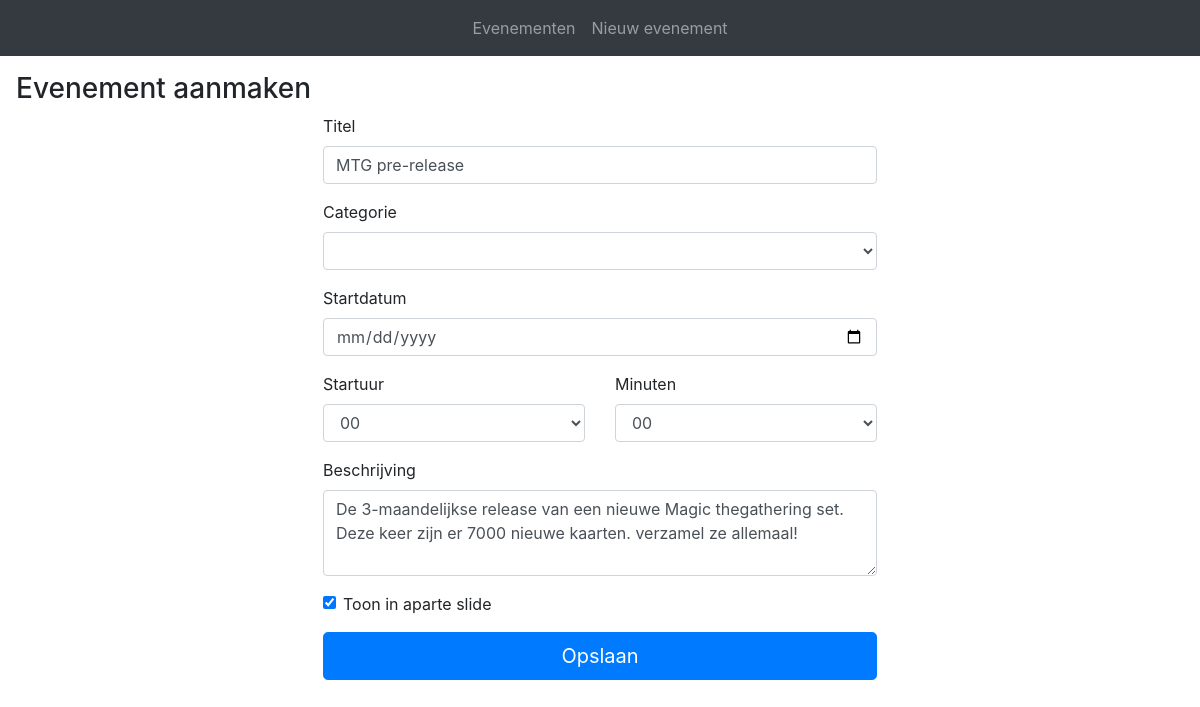
Screenshot of /views/event/form.php?edit=1 with the database file from the repository.
### tables this page shows
CREATE TABLE `event` (
  `event_id` int(11) NOT NULL,
  `title` varchar(100) DEFAULT NULL,
  `long_desc` varchar(500) DEFAULT NULL,
  `show_seperate` bit(1) NOT NULL DEFAULT b'0',
  `category_id` int(11) DEFAULT NULL,
  `start_date` timestamp NOT NULL DEFAULT CURRENT_TIMESTAMP
);

### src/DBConnection.php (called while the page is built, shortened)
<?php
class DBConnection
{
    private $connection = null;
    public function getConnection()
    {
        return $this->connection;
    }
    private function makeDbConnection()
    {
        $servername = "localhost";
        $username = "hqgamesbe_kiosk";
        $password = "Hs*kiosk2018*";
        $dbname = "hqgamesbe_kiosk";
        try {
            $conn = new PDO("mysql:host=$servername;dbname=$dbname", $username, $password);
            $conn->setAttribute(PDO::ATTR_ERRMODE, PDO::ERRMODE_EXCEPTION);
            $this->connection = $conn;
        } catch (PDOException $e) {
            echo "Connection failed: " . $e->getMessage();
        }
    }
    public function getEventById($eventId)
    {
        $dbConnection = $this->getConnection();
        $query = $dbConnection->query("select * from event where event_id = " . $eventId);
        $event = new Event($query->fetch());
        return $event;
    }
    public function getCategoryById($categoryId)
    {
        $dbConnection = $this->getConnection();
        $query = $dbConnection->query("select * from category where category_id = " . $categoryId);
        $category = new Category($query->fetch());
        return $category;
    }
    public function getCategories()
    {
        $categories = array();
        $dbConnection = $this->getConnection();
        $query = $dbConnection->query("select * from category");
        while ($row = $query->fetch()) {
            $category = new Category($row);
            array_push($categories, $category);
        }
        return $categories;
    }
}

### src/Model/Event.php (called while the page is built, shortened)
<?php
class Event
{
    private $longDesc;
    private $showSeperate;
    private $title;
    public function __construct($row = null)
    {
        $dbConnection = new DBConnection();
        $this->category = isset($row['category_id']) ? $dbConnection->getCategoryById($row['category_id']) : null;
        $this->longDesc = isset($row['long_desc']) ? $row['long_desc'] : '';
        $this->showSeperate = isset($row['show_seperate']) ? $row['show_seperate'] : false;
        $this->title = isset($row['title']) ? $row['title'] : '';
    }
    public function getLongDesc()
    {
        return $this->longDesc;
    }
    public function getShowSeperate()
    {
        return $this->showSeperate;
    }
    public function getTitle()
    {
        return $this->title;
    }
}

### src/Model/Category.php (called while the page is built, shortened)
<?php
class Category
{
    private $categoryId;
    public function __construct($row)
    {
        $this->categoryId = isset($row['category_id']) ? $row['category_id'] : null;
    }
    public function getCategoryId()
    {
        return $this->categoryId;
    }
}

### src/Utils/DateUtils.php (called while the page is built, shortened)
<?php
class DateUtils
{
    public static function getMinutes()
    {
        $minutes = array();
        for ($i = 0; $i <= 60; $i += 5) {
            $minute = '';
            if ($i / 5 == 0 || $i / 5 == 1) {
                $minute .= '0';
            }
            $minute .= '' . $i;
            array_push($minutes, $minute);
        }
        return $minutes;
    }
    public static function getHours()
    {
        $hours = array();
        for ($i = 0; $i <= 23; $i++) {
            $hour = '';
            if ($i <= 9) {
                $hour .= '0';
            }
            $hour .= '' . $i;
            array_push($hours, $hour);
        }
        return $hours;
    }
}

### views/event/form.php (the view, shortened to what this page needs)
<?php
require_once '../layout/header.php';
$db = new \Bram\DBConnection();
$categories = $db->getCategories();
$minutes = \Bram\Utils\DateUtils::getMinutes();
$hours = \Bram\Utils\DateUtils::getHours();
$event = new \Bram\Model\Event();
$mode = 'create';
if ($_SERVER['REQUEST_METHOD'] === 'GET') {
    if (isset($_GET['edit'])) {
        $mode = 'edit';
        $id = $_GET['edit'];
        $event = $db->getEventById($id);
    }
} else if ($_SERVER['REQUEST_METHOD'] === 'POST') {
    $valid = true;
    if (empty($_POST['eventTitle'])) {
        $valid = false;
    }
    if (!$valid) {
        echo 'Correct errors';
    }
}
?>
<div class="row">
    <h3>Evenement aanmaken</h3>
</div>
<div class="row">
    <div class="offset-lg-3 col-lg-6">
        <form method="post">
            <div class="form-group">
                <label for="eventTitle">Titel</label>
                <input type="text" class="form-control" id="eventTitle" name="eventTitle"
                       value="<?php echo $event->getTitle() ?>">
            </div>
            <div class="form-group">
                <label for="eventCategory">Categorie</label>
                <select class="form-control" id="eventCategory" name="eventCategory">
                    <option></option>
                    <?php foreach ($categories as $category): ?>
                        <option
                            value="<?php echo $category->getCategoryId() ?>"><?php echo $category->getDescription(); ?></option>
                    <?php endforeach; ?>
                </select>
            </div>
            <div class="form-group">
                <label for="startDate">Startdatum</label>
                <input type="date" id="startDate" name="startDate" max="2100-12-31"
                       min="2000-01-01" class="form-control" value="<?php $event->getStartDate() ?>">
            </div>
            <div class="row">
                <div class="col-6">
                    <div class="form-group">
                        <label for="eventHour">Startuur</label>
                        <select class="form-control" id="eventHour" name="eventHour">
                            <?php foreach ($hours as $hour): ?>
                                <option value="<?php echo $hour ?>"><?php echo $hour ?></option>
                            <?php endforeach; ?>
                        </select>
                    </div>
                </div>
                <div class="col-6">
                    <div class="form-group">
                        <label for="eventMinute">Minuten</label>
                        <select class="form-control" id="eventMinute" name="eventMinute">
                            <?php foreach ($minutes as $minute): ?>
                                <option value="<?php echo $minute ?>"><?php echo $minute ?></option>
                            <?php endforeach; ?>
                        </select>
                    </div>
                </div>
            </div>
            <div class="form-group">
                <label for="eventDescription">Beschrijving</label>
                <textarea class="form-control" id="eventDescription" name="eventDescription"
                          rows="3"><?php echo $event->getLongDesc() ?></textarea>
            </div>
            <div class="form-check">
                <input class="form-check-input" type="checkbox" value="" id="eventShowSeperate"
                       name="eventShowSeperate" <?php echo $event->getShowSeperate() ? 'checked' : '' ?>>
                <label class="form-check-label" for="eventShowSeperate">
                    Toon in aparte slide
                </label>
            </div>
            <?php if ($mode == 'edit') : ?>
                <button type="submit" class="btn btn-primary btn-lg btn-block mt-3">Opslaan</button>
            <?php endif ?>
        </form>
    </div>
</div>
<?php require_once '../layout/footer.php'; ?>

### rows the page displays
event: eventTitle "MTG pre-release", eventDescription "De 3-maandelijkse release van een nieuwe Magic thegathering set. Deze keer zijn er 7000 nieuwe kaarten. verzamel ze allemaal!", show_seperate "☑"

### other values shown
form field eventHour "00"
form field eventMinute "00"
